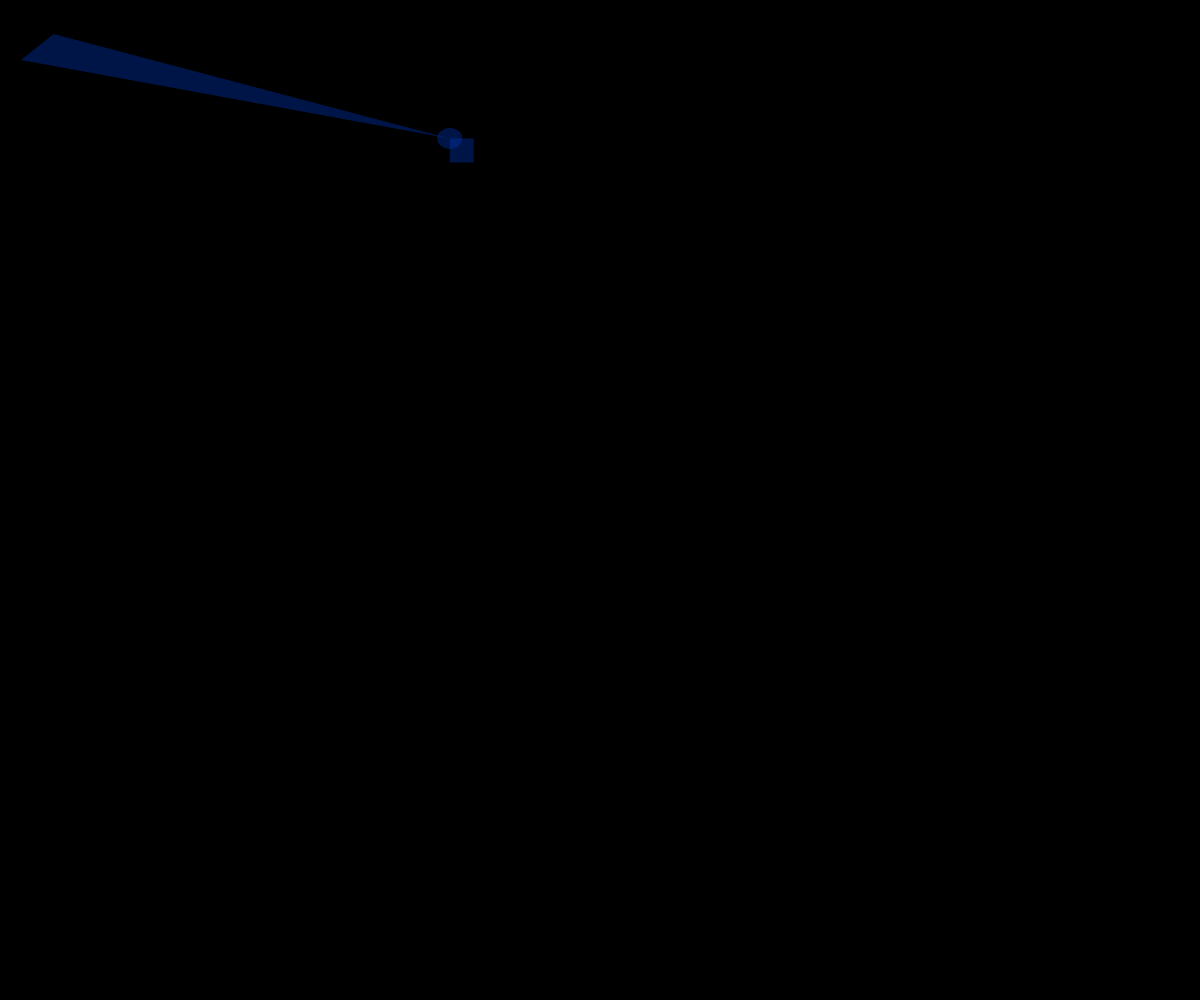
Frame 1 (no input)
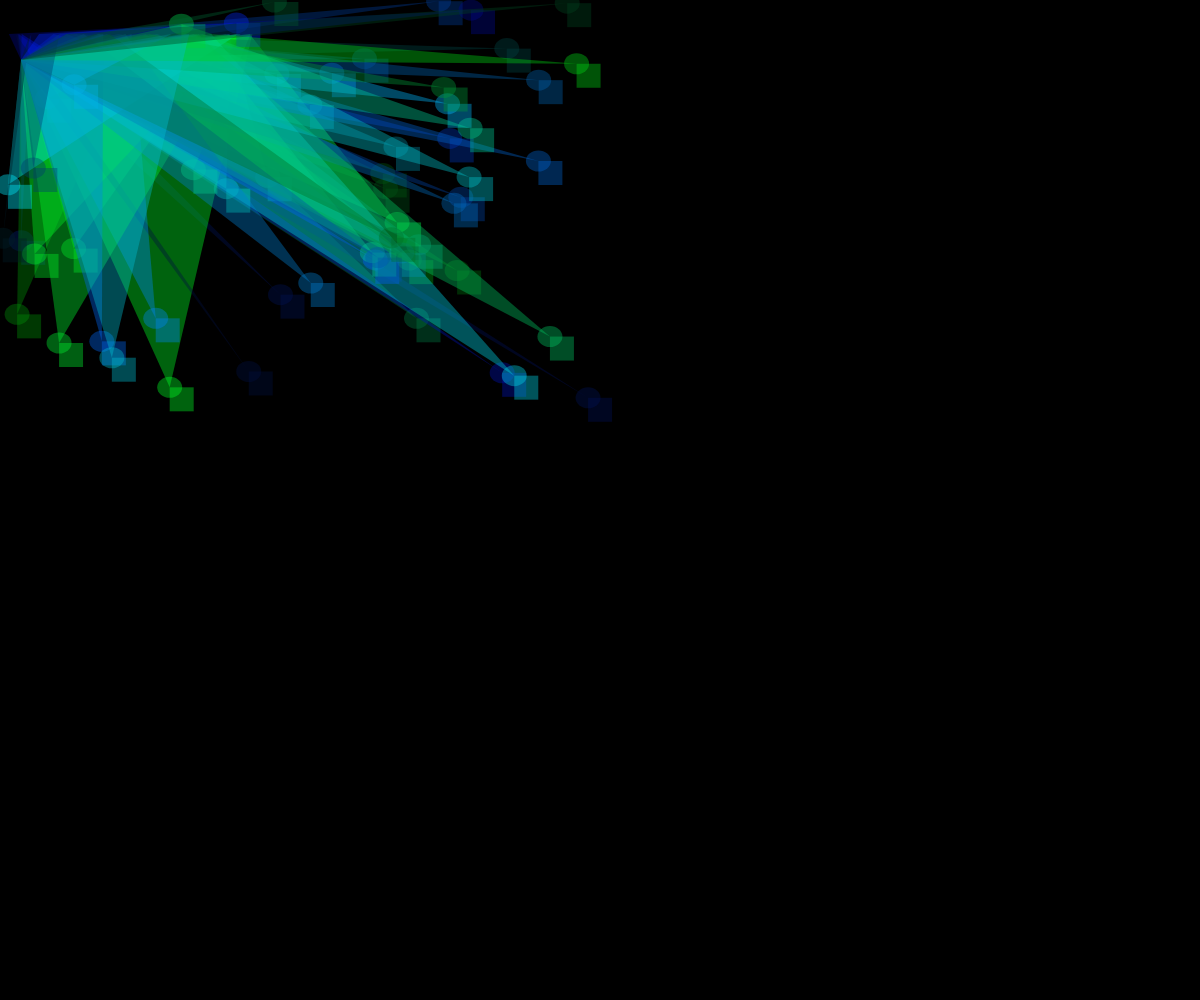
Frame 60 (no input)
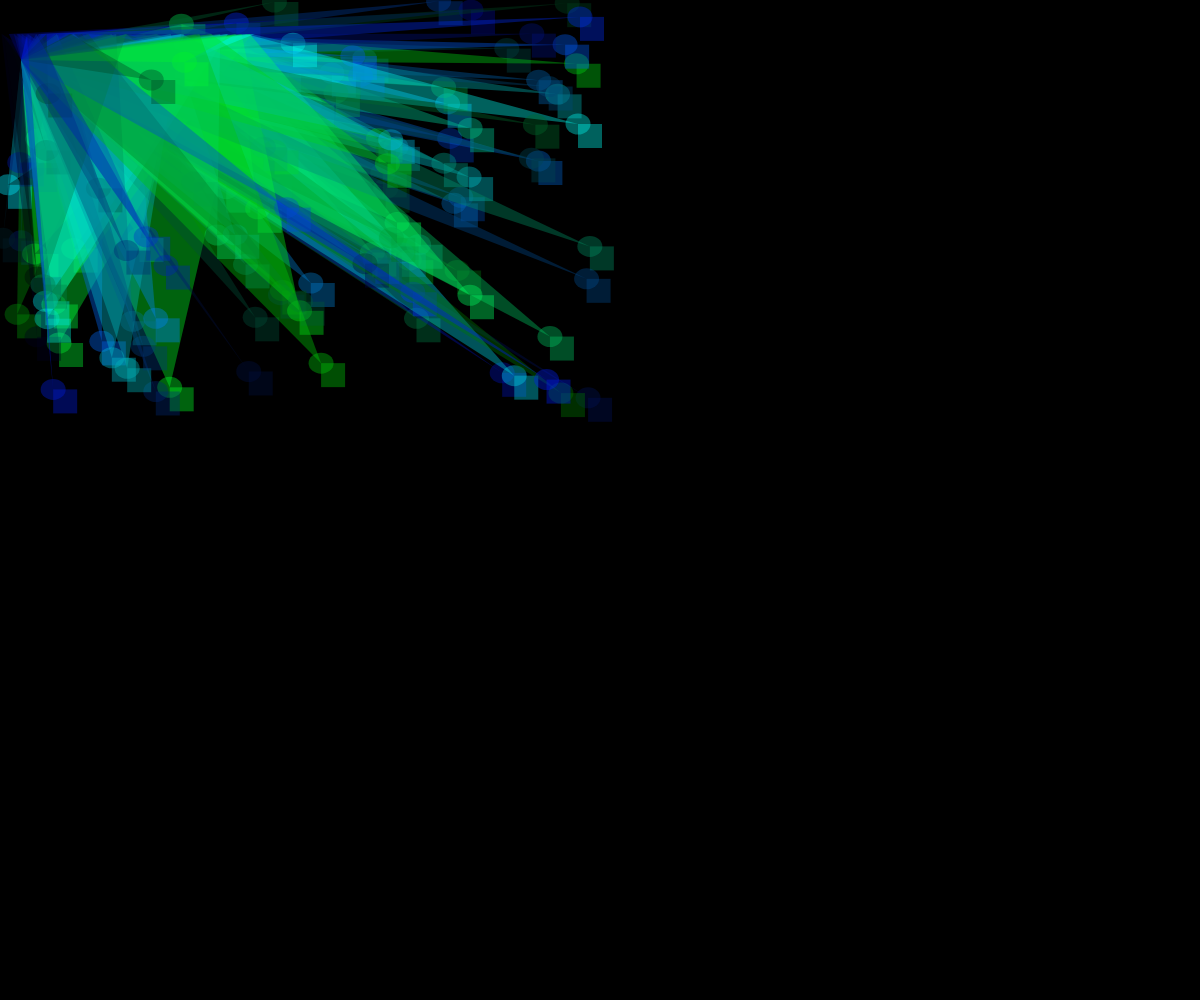
Frame 120 (the mouse pressed at the canvas centre since frame 60)

The p5.js sketch that drew these frames (run headless with seeded random() and noise() and a simulated clock; from frame 60 on, the mouse is pressed at the canvas centre):

// p5.js sketch
// ── sketch.js
let x,y,r,g,b;

function setup() {
  createCanvas(windowWidth,windowHeight);
  background(0);
}

function draw() {
  r = random(0,255);
  g = 0;
  b = random(1, 255);
  x = random(0, 600);
  y = random(0, 400);
  noStroke();
  fill(g,b,r,100);
  square(x,y,24);
  ellipse(x,y,25,21);
  triangle(x,y,b,34,21,60);
  
}
